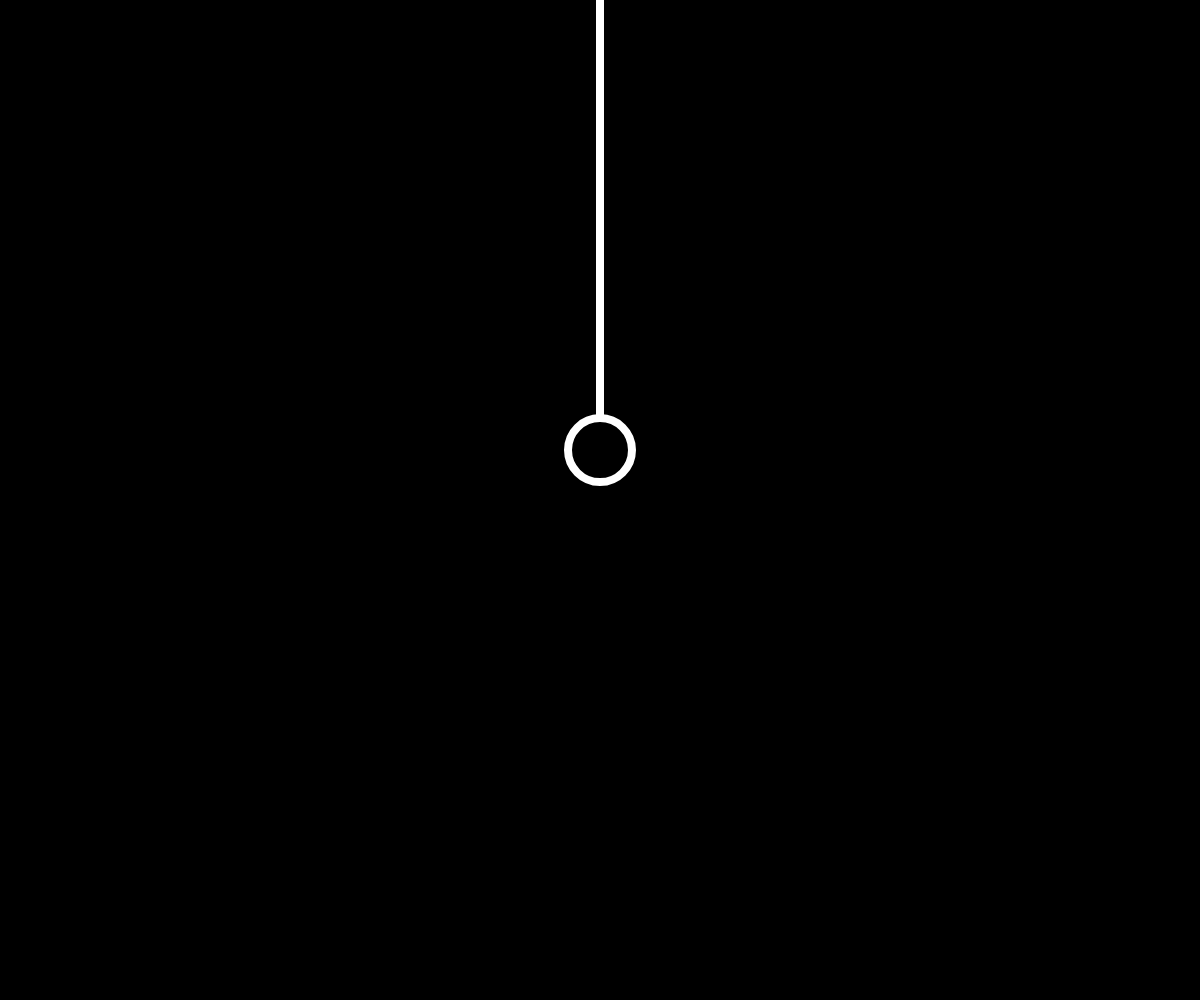
Frame 1 (no input)
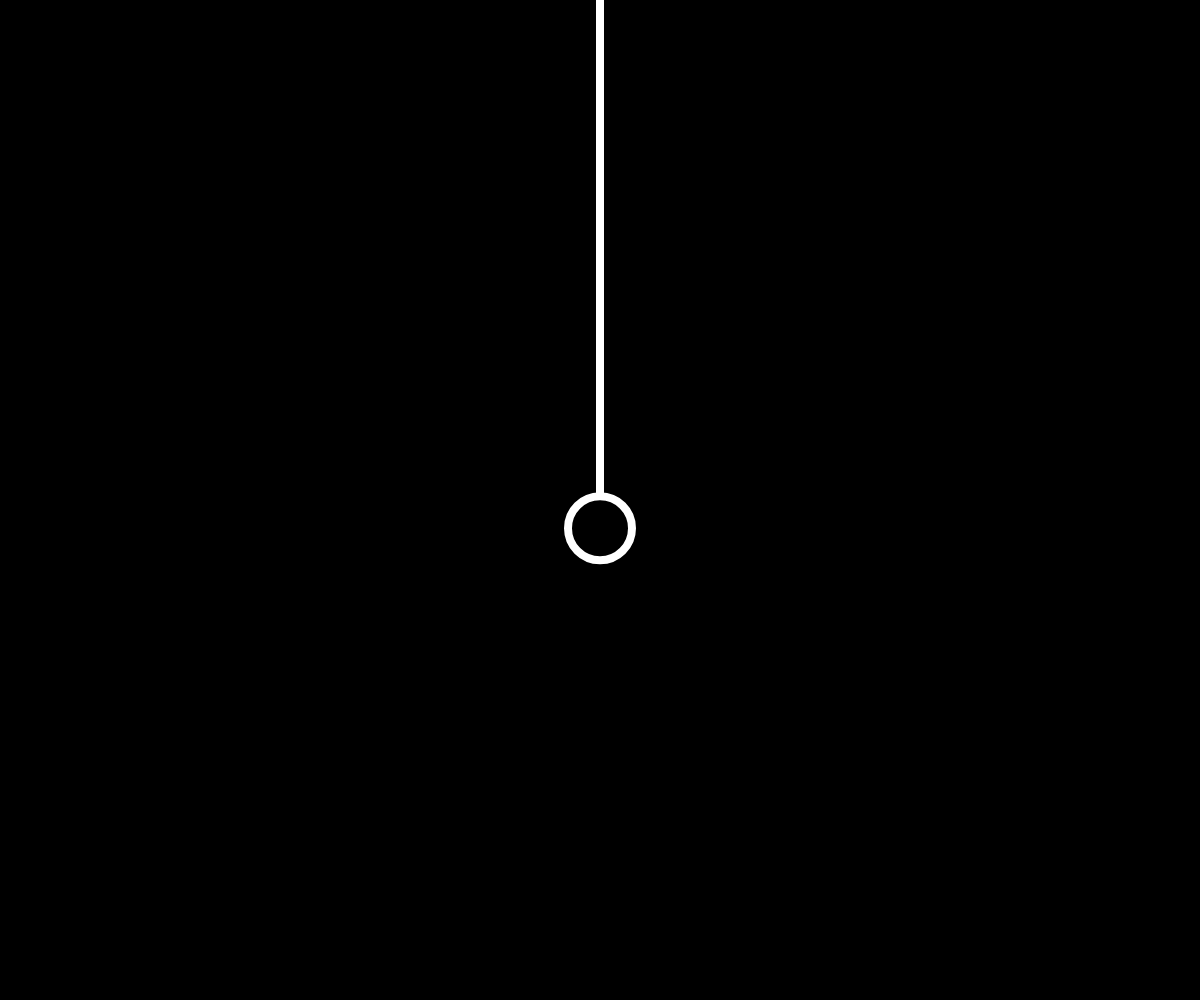
Frame 60 (no input)
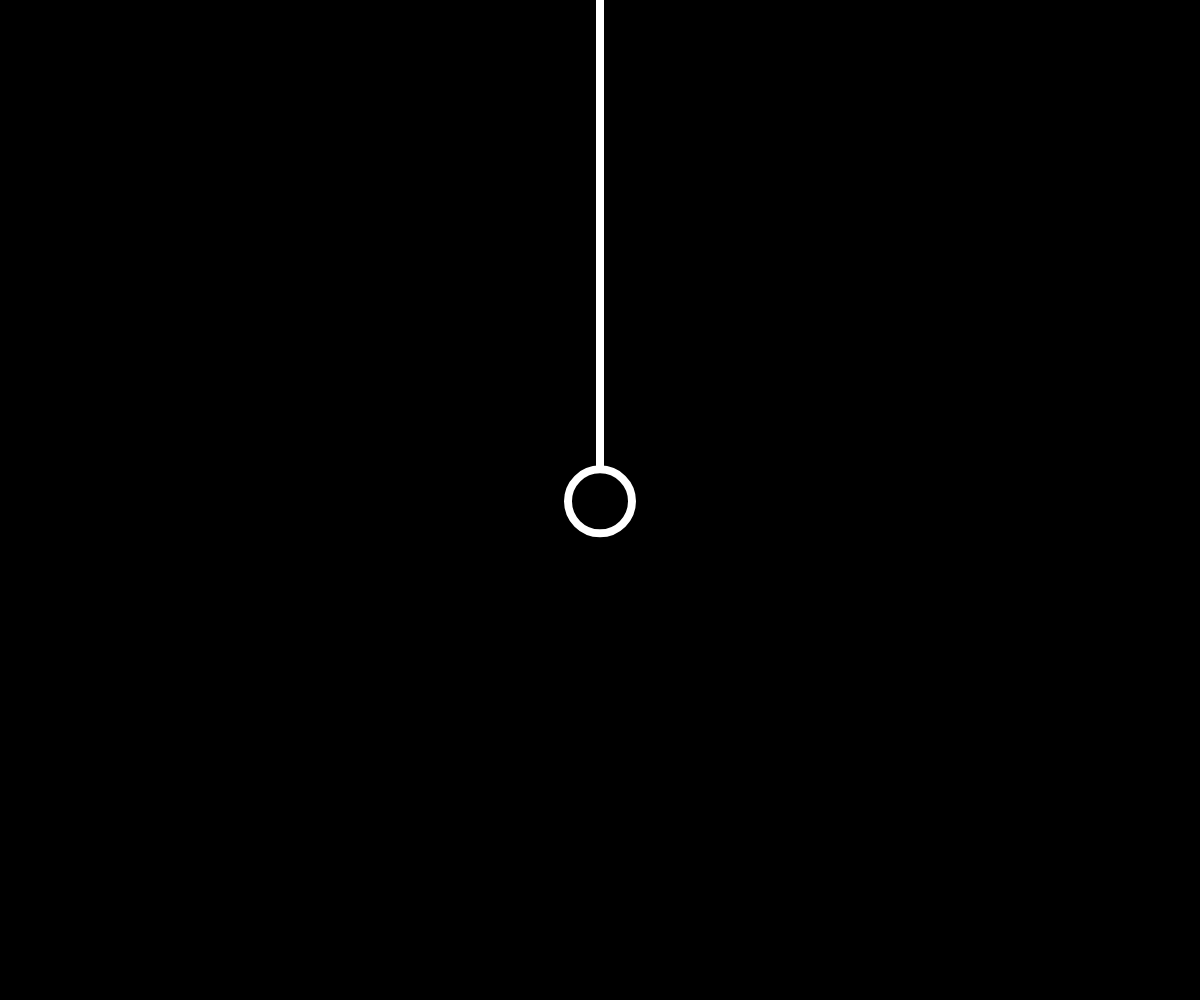
Frame 120 (the mouse pressed at the canvas centre since frame 60)

The p5.js sketch that drew these frames (run headless with seeded random() and noise() and a simulated clock; from frame 60 on, the mouse is pressed at the canvas centre):

// p5.js sketch
// ── sketch.js
let particles = [];
let springs = [];
let spacing = 50;
let k = 0.1;

let gravity;

function setup() {
  createCanvas(windowWidth, windowHeight);
  for (let i = 0; i < 10; i++) {
    particles[i] = new Particle(width / 2, i * spacing);
    if (i !== 0) {
      let a = particles[i];
      let b = particles[i - 1];
      let spring = new Spring(k, spacing, a, b);
      springs.push(spring);
    }
  }

  particles[0].locked = true;

  gravity = createVector(0, 0.1);
}

function draw() {
  background(0);

  for (let s of springs) {
    s.update();
    //s.show();
  }

  noFill();
  stroke(255);
  strokeWeight(8);
  beginShape();
  let head = particles[0];
  curveVertex(head.position.x, head.position.y);
  for (let p of particles) {
    p.applyForce(gravity);
    p.update();
    curveVertex(p.position.x, p.position.y);
    //p.show();
  }
  let tail = particles[particles.length - 1];
  curveVertex(tail.position.x, tail.position.y);
  endShape();

  fill(0);
  ellipse(tail.position.x, tail.position.y, 64);

  if (mouseIsPressed) {
    tail.position.set(mouseX, mouseY);
    tail.velocity.set(0, 0);
  }
}
// ── particle.js
class Particle {
    constructor(x, y) {
      this.locked = false;
      this.acceleration = createVector(0, 0);
      this.velocity = createVector(0, 0);
      this.position = createVector(x, y);
      this.mass = 1; // Let's do something better here!
    }
  
    applyForce(force) {
      let f = force.copy();
      f.div(this.mass);
      this.acceleration.add(f);
    }
  
    // Method to update position
    update() {
      if (!this.locked) {
        this.velocity.mult(0.99);
        this.velocity.add(this.acceleration);
        this.position.add(this.velocity);
        this.acceleration.mult(0);
      }
    }
  
    // Method to display
    show() {
      stroke(255);
      strokeWeight(2);
      fill(45, 197, 244);
      ellipse(this.position.x, this.position.y, 16);
    }
  }
// ── spring.js
class Spring {
    constructor(k, restLength, a, b) {
      this.k = k;
      this.restLength = restLength;
      this.a = a;
      this.b = b;
    }
  
    update() {
      let force = p5.Vector.sub(this.b.position, this.a.position);
      let x = force.mag() - this.restLength;
      force.normalize();
      force.mult(this.k * x);
      this.a.applyForce(force);
      force.mult(-1);
      this.b.applyForce(force);
    }
  
    show() {
      strokeWeight(4);
      stroke(255);
      line(
        this.a.position.x,
        this.a.position.y,
        this.b.position.x,
        this.b.position.y
      );
    }
  }
